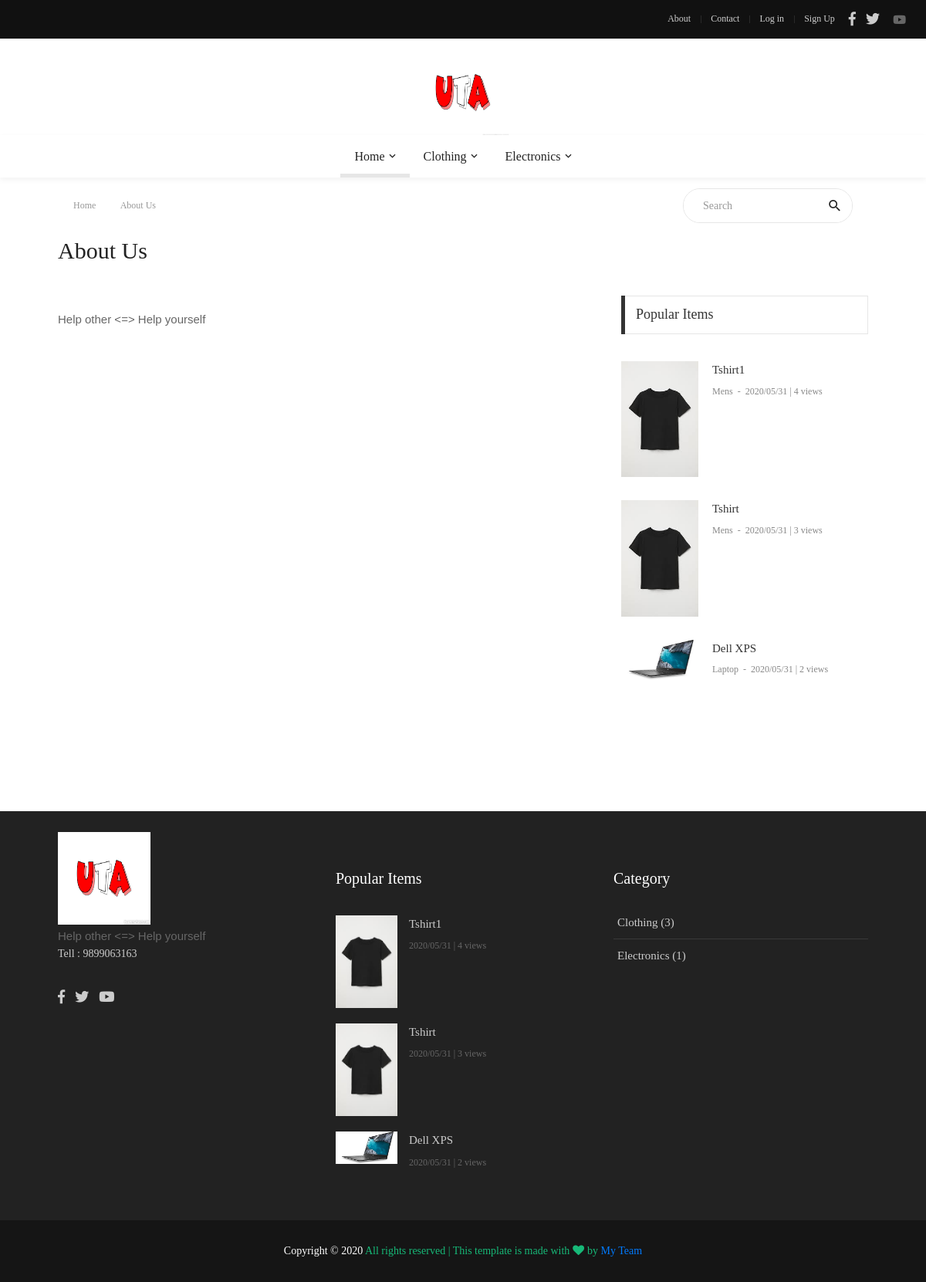
The page /about/ on the database its author committed.
### main/models.py (models this page shows, shortened)
class Main(models.Model):
    name = models.CharField(max_length=30)
    about = models.TextField()
    abouttxt = models.TextField(default="-")
    fb = models.CharField(default="-", max_length=30)
    tw = models.CharField(default="-", max_length=30)
    yt = models.CharField(default="-", max_length=30)
    tell = models.CharField(default="-", max_length=30)
    link = models.CharField(default="-", max_length=30)
    set_name = models.CharField(default="-", max_length=30)
    picurl = models.TextField(default="")
    picname = models.TextField(default="")
    picurl2 = models.TextField(default="")
    picname2 = models.TextField(default="")

### cat/models.py (models this page shows, shortened)
class Cat(models.Model):
    name = models.CharField(max_length=50)
    count = models.IntegerField(default = 0) #this is required to keep count of category

### items/models.py (models this page shows, shortened)
class Items(models.Model):
    name = models.CharField(max_length=150)
    short_txt = models.TextField()
    body_txt = models.TextField() #after click takes to the full items
    date = models.CharField(max_length=12)
    time = models.CharField(max_length=12,default='00:00')
    picname = models.TextField() #saving a pic is not enough also need to be deleted when the items post is deleted
    picurl = models.TextField(default='-')
    owner = models.ForeignKey(User,on_delete=models.CASCADE)
    catname = models.CharField(max_length=50,default='-')
    catid = models.IntegerField(default=0)
    ocatid = models.IntegerField(default=0) #keep track of main category
    show = models.IntegerField(default=0)

### main/views.py (the view)
# urls.py: url(r'^about/$', views.about, name='about'),
def about(request):
    site = Main.objects.get(pk=1)
    items = Items.objects.all().order_by('-pk') #latest items at first
    cat = Cat.objects.all() #to show categories in footer
    subcat = SubCat.objects.all()
    lastitems = Items.objects.all().order_by('-pk')[:3] #latest 3 items at first
    popitems = Items.objects.all().order_by('-show')[:3]
    return render(request, 'front/about.html', {'site':site, 'items':items, 'cat':cat, 'subcat':subcat, 'lastitems':lastitems, 'popitems':popitems})

### main/templates/front/about.html (shortened to what this page needs)
{% extends 'front/master.html' %}
{% load static %}
{% block mainblock %}
<div class="container">
    <div class="headline bg0 flex-wr-sb-c p-rl-20 p-tb-8">
        <div class="f2-s-1 p-r-30 m-tb-6">
            <a href="/" class="breadcrumb-item f1-s-3 cl9">
                Home
            </a>
            <span class="breadcrumb-item f1-s-3 cl9">
                About Us
            </span>
        </div>
        <div class="pos-relative size-a-2 bo-1-rad-22 of-hidden bocl11 m-tb-6">
            <input class="f1-s-1 cl6 plh9 s-full p-l-25 p-r-45" type="text" name="search" placeholder="Search">
            <button class="flex-c-c size-a-1 ab-t-r fs-20 cl2 hov-cl10 trans-03">
                <i class="zmdi zmdi-search"></i>
            </button>
        </div>
    </div>
</div>
<div class="container p-t-4 p-b-35">
    <h2 class="f1-l-1 cl2">
        About Us
    </h2>
</div>
<section class="bg0 p-b-110">
    <div class="container">
        <div class="row justify-content-center">
            <div class="col-md-7 col-lg-8 p-b-30">
                <div class="p-r-10 p-r-0-sr991">
                    <p class="f1-s-11 cl6 p-b-25">
                        {{site.abouttxt|safe}}
                    </p>
                </div>
            </div>
            <div class="col-md-5 col-lg-4 p-b-30">
                <div class="p-l-10 p-rl-0-sr991 p-t-5">
                    <div>
                        <div class="how2 how2-cl4 flex-s-c">
                            <h3 class="f1-m-2 cl3 tab01-title">
                                Popular Items
                            </h3>
                        </div>
                        <ul class="p-t-35">
                            {% for po in popitems %}
                            <li class="flex-wr-sb-s p-b-30">
                                <a href="{% url 'items_detail' word=po.name %}" class="size-w-10 wrap-pic-w hov1 trans-03">
                                    <img src="{{po.picurl}}" alt="IMG">
                                </a>
                                <div class="size-w-11">
                                    <h6 class="p-b-4">
                                        <a href="{% url 'items_detail' word=po.name %}" class="f1-s-5 cl3 hov-cl10 trans-03">
                                            {{po.name}}
                                        </a>
                                    </h6>
                                    <span class="cl8 txt-center p-b-24">
                                        <a href="{% url 'items_detail' word=po.name %}" class="f1-s-6 cl8 hov-cl10 trans-03">
                                            {{po.catname}}
                                        </a>
                                        <span class="f1-s-3 m-rl-3">
                                            -
                                        </span>
                                        <span class="f1-s-3">
                                            {{po.date}} | {{po.show}} views
                                        </span>
                                    </span>
                                </div>
                            </li>
                            {% endfor %}
                        </ul>
                    </div>
                </div>
            </div>
        </div>
    </div>
</section>
{% endblock %}

### main/templates/front/master.html (shortened to what this page needs)
{% load static %}
<!DOCTYPE html>
<html lang="en">
<head>
	<link rel="stylesheet" type="text/css" href="{% static 'front/vendor/bootstrap/css/bootstrap.min.css' %}">
	<link rel="stylesheet" type="text/css"
		href="{% static 'front/fonts/fontawesome-5.0.8/css/fontawesome-all.min.css' %}">
	<link rel="stylesheet" type="text/css"
		href="{% static 'front/fonts/iconic/css/material-design-iconic-font.min.css' %}">
	<link rel="stylesheet" type="text/css" href="{% static 'front/vendor/animate/animate.css' %}">
	<link rel="stylesheet" type="text/css" href="{% static 'front/vendor/css-hamburgers/hamburgers.min.css' %}">
	<link rel="stylesheet" type="text/css" href="{% static 'front/vendor/animsition/css/animsition.min.css' %}">
	<link rel="stylesheet" type="text/css" href="{% static 'front/css/util.min.css' %}">
	<link rel="stylesheet" type="text/css" href="{% static 'front/css/main.css' %}">
</head>
<body class="animsition">
	<header>
		<div class="container-menu-desktop">
			<div class="topbar">
				<div class="content-topbar h-100 p-rl-30">
					<div class="align-self-stretch size-w-0 pos-relative m-r-30">
					</div>
					<div class="flex-wr-e-c">
						<div class="left-topbar">
							<a href="/about" class="left-topbar-item">
								About
							</a>
							<a href="/contact" class="left-topbar-item">
								Contact
							</a>
							{% if user.is_authenticated %}
							<a href="/post/items" class="left-topbar-item">
								PostItems
							</a>
							<a href="{% url 'my-list'%}" class="left-topbar-item">
								Profile
							</a>
							<a href="/login" class="left-topbar-item">
								Log out
							</a>
							{% else%}
							<a href="/login" class="left-topbar-item">
								Log in
							</a>
							<a href="/login" class="left-topbar-item">
								Sign Up
							</a>
							{% endif%}
						</div>
						<div class="right-topbar p-l-18">
							<a href="#">
								<span class="fab fa-facebook-f"></span>
							</a>
							<a href="#">
								<span class="fab fa-twitter"></span>
							</a>
								<span class="fab fa-youtube"></span>
						</div>
					</div>
				</div>
			</div>
			<div class="wrap-logo no-banner container">
				<div class="logo">
					<a href="/"><img style="display: inline-block; width:120px; height:120px;" src="{{ site.picurl2 }}"
							alt="LOGO"></a>
				</div>
			</div>
			<div class="wrap-main-nav">
				<div class="main-nav">
					<nav class="menu-desktop">
						<ul class="main-menu justify-content-center">
							<li class="main-menu-active">
								<a href="/">Home</a>
							</li>
							{% for gg in cat %}
							{% if gg.count != 0 %}
							<li class="mega-menu-item">
								<a href="#">{{gg.name}}</a>
							</li>
							{% endif %}
							{% endfor %}
						</ul>
					</nav>
				</div>
			</div>
		</div>
	</header>
	{% block mainblock %}
	{% endblock %}
	<footer>
		<div class="bg2 p-t-40 p-b-25">
			<div class="container">
				<div class="row">
					<div class="col-lg-4 p-b-20">
						<div class="size-h-3 flex-s-c">
							<a href="#">
								<img style="display: inline-block; width:120px; height:120px;" class="max-s-full"
									src="{{ site.picurl }}" alt="LOGO">
							</a>
						</div>
						<div>
							<p class="f1-s-1 cl11 p-b-16">
								{{ site.about|safe }}
							</p>
							<p class="f1-s-1 cl11 p-b-16">
								Tell : {{ site.tell }}
							</p>
							<div class="p-t-15">
								<a href="#" class="fs-18 cl11 hov-cl10 trans-03 m-r-8">
									<span class="fab fa-facebook-f"></span>
								</a>
								<a href="#" class="fs-18 cl11 hov-cl10 trans-03 m-r-8">
									<span class="fab fa-twitter"></span>
								</a>
								<a href="#" class="fs-18 cl11 hov-cl10 trans-03 m-r-8">
									<span class="fab fa-youtube"></span>
								</a>
							</div>
						</div>
					</div>
					<div class="col-sm-6 col-lg-4 p-b-20">
						<div class="size-h-3 flex-s-c">
							<h5 class="f1-m-7 cl0">
								Popular Items
							</h5>
						</div>
						<ul>
							{% for p in popitems %}
							<li class="flex-wr-sb-s p-b-20">
								<a href="{% url 'items_detail' word=p.name %}"
									class="size-w-4 wrap-pic-w hov1 trans-03">
									<img src="{{p.picurl}}" alt="IMG">
								</a>
								<div class="size-w-5">
									<h6 class="p-b-5">
										<a href="{% url 'items_detail' word=p.name %}"
											class="f1-s-5 cl11 hov-cl10 trans-03">
											{{p.name}}
										</a>
									</h6>
									<span class="f1-s-3 cl6">
										{{p.date}} | {{p.show}} views
									</span>
								</div>
							</li>
							{% endfor %}
						</ul>
					</div>
					<div class="col-sm-6 col-lg-4 p-b-20">
						<div class="size-h-3 flex-s-c">
							<h5 class="f1-m-7 cl0">
								Category
							</h5>
						</div>
						<ul class="m-t--12">
							{% for c in cat %}
							{% if c.count != 0 %}
							<li class="how-bor1 p-rl-5 p-tb-10">
								<a href="#" class="f1-s-5 cl11 hov-cl10 trans-03 p-tb-8">
									{{c.name}} ({{c.count}})
								</a>
							</li>
							{% endif %}
							{% endfor %}
						</ul>
					</div>
				</div>
			</div>
		</div>
		<div class="bg11">
			<div class="container size-h-4 flex-c-c p-tb-15">
				<span class="f1-s-1 cl0 txt-center">
					Copyright © 2020
					<a href="/" class="f1-s-1 cl10 hov-link1">
						</script> All rights reserved | This template is made with <i class="fa fa-heart"
							aria-hidden="true"></i> by <a href="{{site.link}}" target="_blank">My Team</a>
				</span>
			</div>
		</div>
	</footer>
</body>
</html>

### rows shown on the page
Main: picurl2 (picture), abouttxt "Help other <=> Help yourself", picurl (picture), about "Help other <=> Help yourself", tell "9899063163"
Cat: name "Clothing", count "3"
Cat: name "Electronics", count "1"
Items: picurl (picture), name "Tshirt1", catname "Mens", date "2020/05/31", show "4"
Items: picurl (picture), name "Tshirt", catname "Mens", date "2020/05/31", show "3"
Items: picurl (picture), name "Dell XPS", catname "Laptop", date "2020/05/31", show "2"
